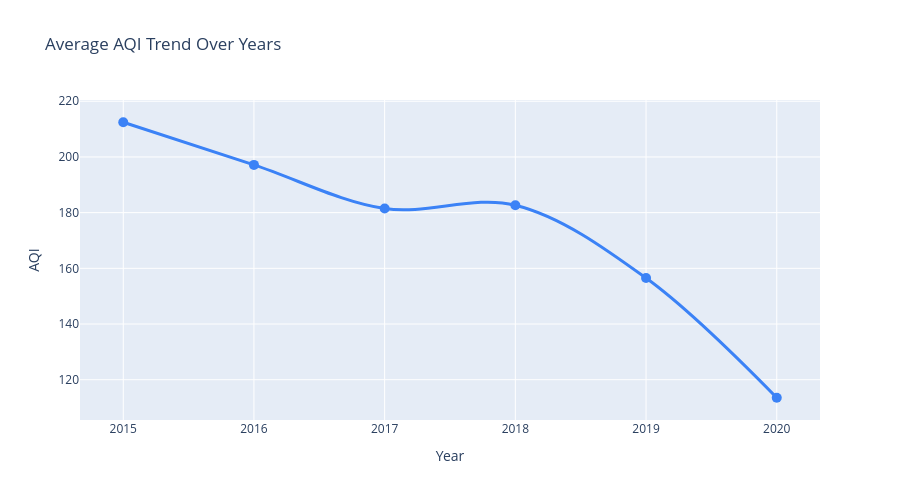

Notebook source saved alongside this figure:
### Markdown cell above
## 11. Temporal Trends

### Code cell
# Yearly trend
yearly_aqi = df.groupby('Year')['AQI'].mean().reset_index()

fig = px.line(yearly_aqi, 
              x='Year', 
              y='AQI',
              title='Average AQI Trend Over Years',
              markers=True,
              line_shape='spline')

fig.update_traces(line_color='#3b82f6', line_width=3, marker_size=10)
fig.update_layout(height=500, hovermode='x unified')
fig.show()

### Figure 1 — Plotly figure (JSON) as saved in the notebook; plotly's stock layout.template omitted (floating-point values rounded to 4 significant figures)
{"data": [{"hovertemplate": "Year=%{x}<br>AQI=%{y}<extra></extra>", "legendgroup": "", "line": {"color": "#3b82f6", "dash": "solid", "shape": "spline", "width": 3}, "marker": {"size": 10, "symbol": "circle"}, "mode": "lines+markers", "name": "", "orientation": "v", "showlegend": false, "type": "scatter", "x": [2015, 2016, 2017, 2018, 2019, 2020], "xaxis": "x", "y": [212.5, 197.2, 181.5, 182.7, 156.5, 113.5], "yaxis": "y"}], "layout": {"height": 500, "hovermode": "x unified", "legend": {"tracegroupgap": 0}, "title": {"text": "Average AQI Trend Over Years"}, "xaxis": {"anchor": "y", "domain": [0, 1], "title": {"text": "Year"}}, "yaxis": {"anchor": "x", "domain": [0, 1], "title": {"text": "AQI"}}}}
